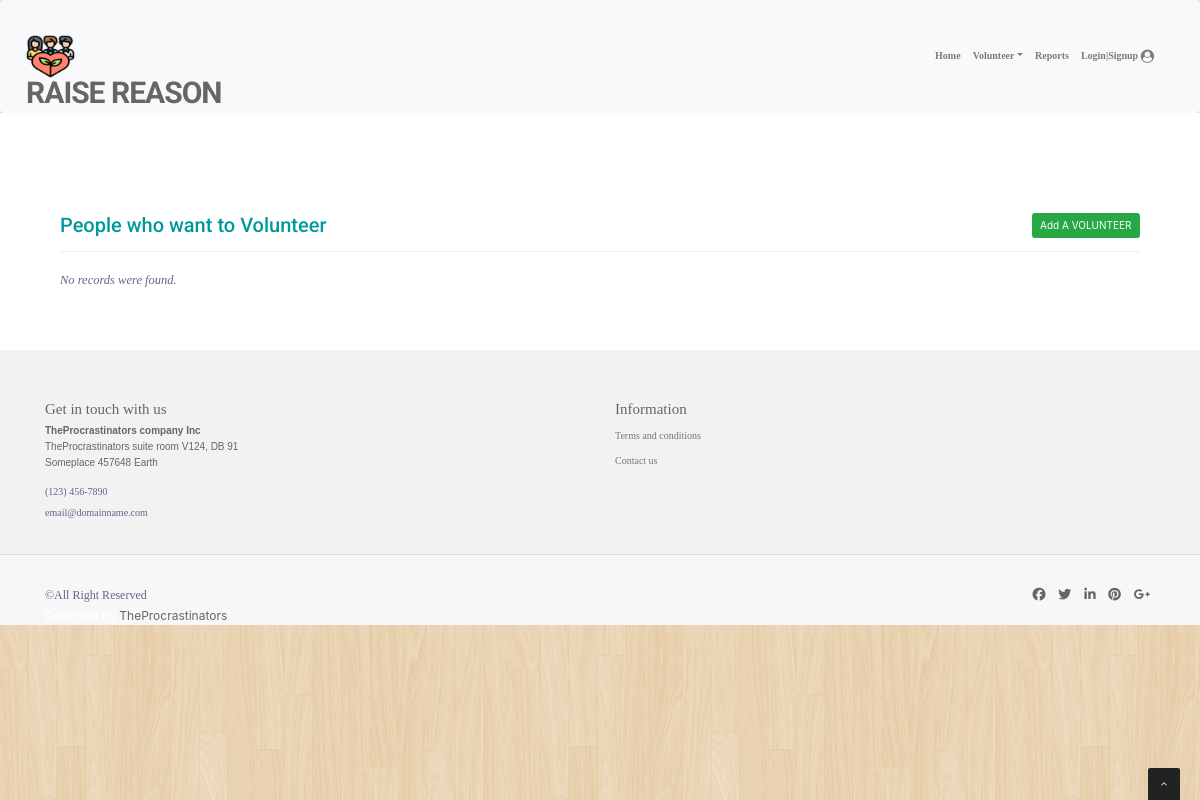
Page /ViewList.php on the earlier database version.
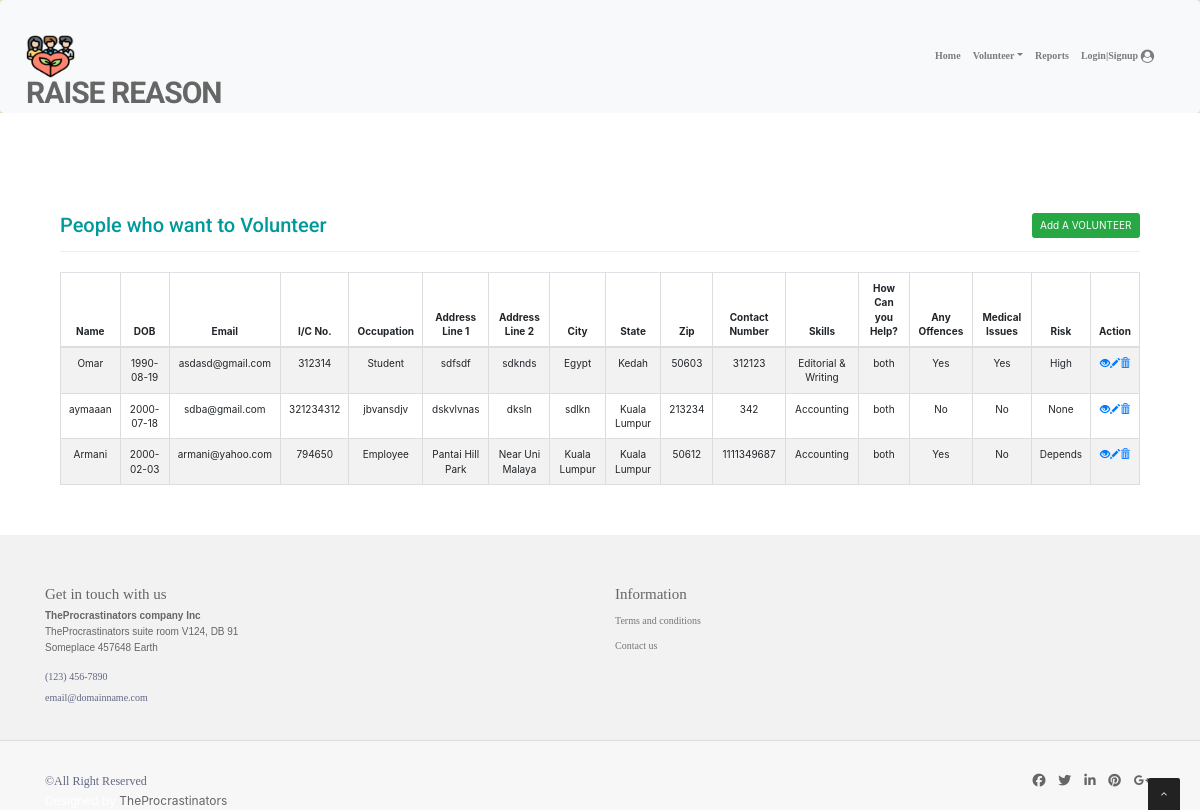
Same page on the later database version.
### tables this page shows
CREATE TABLE `VOLUNTEER` (
  `Name` varchar(50) NOT NULL,
  `DOB` date NOT NULL,
  `Email` varchar(255) NOT NULL,
  `IdentityCard` int(15) NOT NULL,
  `Occupation` varchar(50) NOT NULL,
  `Address` varchar(100) NOT NULL,
  `Address2` varchar(100) NOT NULL,
  `City` varchar(50) NOT NULL,
  `State` varchar(50) NOT NULL,
  `Zip` varchar(50) NOT NULL,
  `ContactNumber` int(15) NOT NULL,
  `Skills` varchar(50) NOT NULL,
  `HowHelp` varchar(50) NOT NULL,
  `Offences` varchar(50) NOT NULL,
  `MedicalIssues` varchar(50) NOT NULL,
  `Risk` varchar(50) NOT NULL,
  `id` int(11) NOT NULL
);

### ViewList.php (the view, shortened to what this page needs)
<?php include_once 'include/top2.php' ?>
<!DOCTYPE html>
<html lang="en">
<head>
      <link rel="stylesheet" href="https://maxcdn.bootstrapcdn.com/bootstrap/3.3.7/css/bootstrap.css">
	<link href="css/style2_2.css" rel="stylesheet" />
	<link rel="stylesheet" href="https://stackpath.bootstrapcdn.com/bootstrap/4.4.1/css/bootstrap.min.css">
	<link rel="stylesheet" href="https://cdnjs.cloudflare.com/ajax/libs/font-awesome/4.7.0/css/font-awesome.min.css">
	<link id="t-colors" href="skins/default.css" rel="stylesheet" />
	<link id="bodybg" href="bodybg/bg1.css" rel="stylesheet" type="text/css" />
</head>
<body>
		<section id="content">
			<div class="container">
                <div class="wrappers">
        <div class="container-fluid">
            <div class="row">
                <div class="col-md">
                    <div class="page-header clearfix">
                        <h2 class="pull-left" class="alignit">People who want to Volunteer</h2>
                          <a href="create.html" class="btn btn-success pull-right">Add A VOLUNTEER</a>
                    </div>
                    <?php
                   require_once "includes/config.inc.php";
                    $sql = "SELECT * FROM VOLUNTEER";
                    if($result = mysqli_query($db, $sql)){
                        if(mysqli_num_rows($result) > 0){
                            echo "<table class='table table-bordered table-striped td'>";
                                echo "<thead>";
                                    echo "<tr>";
                                        echo "<th>Name</th>";
                                        echo "<th>DOB</th>";
                                        echo "<th>Email</th>";
                                        echo "<th>I/C No.</th>";
                                        echo "<th>Occupation</th>";
                                        echo "<th>Address Line 1</th>";
                                        echo "<th>Address Line 2</th>";
                                        echo "<th>City</th>";
                                        echo "<th>State</th>";
                                        echo "<th>Zip</th>";
                                        echo "<th>Contact Number</th>";
                                        echo "<th>Skills</th>";
                                        echo "<th>How Can you Help?</th>";
                                        echo "<th>Any Offences</th>";
                                        echo "<th>Medical Issues</th>";
                                        echo "<th>Risk</th>";
                                        echo "<th>Action</th>";
                                    echo "</tr>";
                                echo "</thead>";
                                echo "<tbody>";
                                while($row = mysqli_fetch_array($result)){
                                    echo "<tr>";
                                        echo "<td>" . $row['Name'] . "</td>";
                                        echo "<td>" . $row['DOB'] . "</td>";
                                        echo "<td>" . $row['Email'] . "</td>";
                                        echo "<td>" . $row['IdentityCard'] . "</td>";
                                        echo "<td>" . $row['Occupation'] . "</td>";
                                        echo "<td>" . $row['Address'] . "</td>";
                                        echo "<td>" . $row['Address2'] . "</td>";
                                        echo "<td>" . $row['City'] . "</td>";
                                        echo "<td>" . $row['State'] . "</td>";
                                        echo "<td>" . $row['Zip'] . "</td>";
                                        echo "<td>" . $row['ContactNumber'] . "</td>";
                                        echo "<td>" . $row['Skills'] . "</td>";
                                        echo "<td>" . $row['HowHelp'] . "</td>";
                                        echo "<td>" . $row['Offences'] . "</td>";
                                        echo "<td>" . $row['MedicalIssues'] . "</td>";
                                        echo "<td>" . $row['Risk'] . "</td>";
                                        echo "<td>";
                                       echo "<a href='read.php?id=". $row['id'] ."' title='Read Volunteer Data' data-toggle='tooltip'><span class='glyphicon glyphicon-eye-open'></span></a>";
                                        echo "<a href='update.php?id=". $row['id'] ."' title='Edit Volunteer Information' data-toggle='tooltip'><span class='glyphicon glyphicon-pencil'></span></a>";
                                        echo "<a href='delete.php?id=". $row['id'] ."' title='Delete Volunteer Information' data-toggle='tooltip'><span class='glyphicon glyphicon-trash'></span></a>";
                                        echo "</td>";
                                    echo "</tr>";
                                }
                                echo "</tbody>";
                            echo "</table>";
                        } else{
                            echo "<p class='lead'><em>No records were found.</em></p>";
                        }
                    } else{
                        echo "ERROR: Could not able to execute $sql. " . mysqli_error($db);
                    }
                    ?>
                </div>
            </div>
                    </div>
                </div>
			</div>
		</section>
		<footer>
	<div class="container">
		<div class="row">
			<div class="col-sm-3 col-lg-6">
				<div class="widget">
					<h4>Get in touch with us</h4>
					<address>
						<strong>TheProcrastinators company Inc</strong><br>
						TheProcrastinators suite room V124, DB 91<br>
						Someplace 457648 Earth </address>
					<p>
						<i class="icon-phone"></i> (123) 456-7890<br>
						<i class="icon-envelope-alt"></i> email@domainname.com
					</p>
				</div>
			</div>
			<div class="col-sm-3 col-lg-6">
				<div class="widget">
					<h4>Information</h4>
					<ul class="link-list">
						<li><a href="#">Terms and conditions</a></li>
						<li><a href="#">Contact us</a></li>
					</ul>
				</div>
			</div>
			<div class="col-sm-3 col-lg-3">
			</div>
		</div>
	</div>
	<div id="sub-footer">
		<div class="container">
			<div class="row">
				<div class="col-lg-6">
					<div class="copyright">
						<p>&copy;All Right Reserved</p>
						<div class="credits">
                Designed by <a href="">TheProcrastinators</a>
            </div>
        </div>
    </div>
    <div class="col-lg-6">
    	<ul class="social-network">
    		<li><a href="#" data-placement="top" title="Facebook"><i class="fa fa-facebook"></i></a></li>
    		<li><a href="#" data-placement="top" title="Twitter"><i class="fa fa-twitter"></i></a></li>
    		<li><a href="#" data-placement="top" title="Linkedin"><i class="fa fa-linkedin"></i></a></li>
    		<li><a href="#" data-placement="top" title="Pinterest"><i class="fa fa-pinterest"></i></a></li>
    		<li><a href="#" data-placement="top" title="Google plus"><i class="fa fa-google-plus"></i></a></li>
    	</ul>
    </div>
</div>
</div>
</div>
</footer>
	<a href="#" class="scrollup"><i class="fa fa-angle-up active"></i></a>
</body>
</html>

### includes/top2.php (shortened to what this page needs)
<!DOCTYPE html>
<html lang="en">
</html>
<head>
    <link href="https://stackpath.bootstrapcdn.com/font-awesome/4.7.0/css/font-awesome.min.css" rel="stylesheet">
    <link href="css/style2.css" rel="stylesheet" />
    <link rel="stylesheet" href="https://maxcdn.bootstrapcdn.com/bootstrap/4.0.0/css/bootstrap.min.css">
    <link href="skins/default.css" rel="stylesheet" />
    <link id="bodybg" href="bodybg/bg1.css" rel="stylesheet" type="text/css" />
</head>
<body>
    <div id="wrapper">
        <header>
            <nav class="navbar navbar-expand-md navbar-light bg-light">
                <div class="container-fluid">
                    <a class="navbar-brand " href="homepage.php"><img style="width: 25%; height: 100%;" src="img/logo-filler.png">
                        <lo>Raise reason</lo>
                    </a>
                    <div class="collapse navbar-collapse" id="navbarResponsive">
                        <ul class="navbar-nav ml-auto">
                            <li class="nav-item"> <a class="nav-link" href="homepage.php">Home</a> </li>
                            <li class="nav-item dropdown">
                                <a class="nav-link dropdown-toggle" href="Volunteer.html" id="navbarDropdownMenuLink" data-toggle="dropdown">Volunteer</a>
                            </li>
                            <li class="nav-item"> <a class="nav-link" href="meeting-report.html">Reports</a></li>
                            <?php if (!empty($_SESSION['username'])) : ?>
                                <li class="nav-item dropdown"> <a class="nav-link" data-toggle="dropdown" href="#"><?php echo $_SESSION['username'] ?> <i class="fa fa-user-circle fa-lg"></i></a>
                                    <div class="dropdown-menu " aria-labelledby="navbarDropdownMenuLink">
                                        <a class="dropdown-item" href="profile.php">Profile</a>
                                        <a class="dropdown-item" href="logout.php">Logout</a>
                                    </div>
                                </li>
                            <?php else : ?>
                                <li class="nav-item"> <a class="nav-link" href="login.php">Login|Signup <i class="fa fa-user-circle fa-lg"></i></a>
                                </li>
                            <?php endif ?>
                        </ul>
                    </div>
                </div>
            </nav>
        </header>

### css/style2.css (style rules this page uses)
body { font-family: 'Open Sans', Arial, sans-serif; font-size: 14px; font-weight: 300; line-height: 1.6em; color: #656565; }
lo { font-family: 'Roboto', sans-serif; color: #666; margin-bottom: 20px; text-transform: uppercase; font-size: 30px; font-weight: 700; line-height: 1em; letter-spacing: -1px; }
h1, h2, h3, h4, h5, h6 { font-family: 'Roboto', sans-serif; font-weight: 700; line-height: 1.1em; color: #666; margin-bottom: 5px; }
#wrapper { width: 100%; margin: 0; padding: 0; }
header .navbar { margin-bottom: 0; }
.navbar-brand { color: #222; text-transform: uppercase; font-size: 24px; font-weight: 700; line-height: 1em; letter-spacing: -1px; padding: 0 0 0 15px; }
header .navbar-collapse ul.navbar-nav { float: right; margin-right: 0; }
header .navbar { min-height: 100px; }
header .navbar-nav > li { padding-bottom: 30px; padding-top: 30px; }
header .navbar-nav > li > a { padding-bottom: 6px; padding-top: 5px; margin-left: 2px; line-height: 30px; font-weight: 700; -webkit-transition: all 0.3s ease; -moz-transition: all 0.3s ease; -ms-transition: all 0.3s ease; -o-transition: all 0.3s ease; transition: all 0.3s ease; }
#content { position: relative; background: #fff; padding: 60px 0 40px 0; }
ul.link-list { margin: 0; padding: 0; list-style: none; float: none; }
ul.link-list li { float: none; margin: 0; padding: 2px 0 2px 0; list-style: none; }
footer ul.link-list li a { color: #777; }
footer { background: #f2f2f2; }
#sub-footer { border-top: 1px solid #ddd; background: #f7f7f7; }
footer { padding: 50px 0 0 0; }
footer a { color: #666; }
footer h1, footer h2, footer h3, footer h4, footer h5, footer h6 { color: #666; }
footer address { line-height: 1.6em; }
ul.social-network { list-style: none; margin: 0; }
ul.social-network li { display: inline; margin: 0 5px; }
footer ul.social-network li i { font-size: 1.3em; }
#sub-footer { text-shadow: none; padding: 0; padding-top: 30px; margin: 20px 0 0 0; }
#sub-footer p { margin: 0; padding: 0; }
.copyright { text-align: left; font-size: 12px; }
#sub-footer ul.social-network { float: right; }
.scrollup { position: fixed; width: 32px; height: 32px; bottom: 0px; right: 20px; background: #222; -webkit-border-radius: 2px 2px 0 0; -moz-border-radius: 2px 2px 0 0; border-radius: 2px 2px 0 0; }
a.scrollup { outline: 0; text-align: center; }
a.scrollup i { margin-top: 10px; color: #fff; }

### bodybg/bg1.css (style rules this page uses)
body { background: url(../img/bodybg/bg1.png) repeat left top; }

Differences in the rows shown:
added volunteer: Name "Omar", DOB "1990-08-19", Email "asdasd@gmail.com", IdentityCard "312314", Occupation "Student", Address "sdfsdf", Address2 "sdknds", City "Egypt", State "Kedah", Zip "50603", ContactNumber "312123", Skills "Editorial & Writing", HowHelp "both", Offences "Yes", MedicalIssues "Yes", Risk "High"
added volunteer: Name "aymaaan", DOB "2000-07-18", Email "sdba@gmail.com", IdentityCard "321234312", Occupation "jbvansdjv", Address "dskvlvnas", Address2 "dksln", City "sdlkn", State "Kuala Lumpur", Zip "213234", ContactNumber "342", Skills "Accounting", HowHelp "both", Offences "No", MedicalIssues "No", Risk "None"
added volunteer: Name "Armani", DOB "2000-02-03", Email "armani@yahoo.com", IdentityCard "794650", Occupation "Employee", Address "Pantai Hill Park", Address2 "Near Uni Malaya", City "Kuala Lumpur", State "Kuala Lumpur", Zip "50612", ContactNumber "1111349687", Skills "Accounting", HowHelp "both", Offences "Yes", MedicalIssues "No", Risk "Depends"
Other differences:
text no longer shown: "No records were found."
text now shown: "Name DOB Email I/C No. Occupation Address Line 1 Address Line 2 City State Zip Contact Number Skills How Can you Help? Any Offences Medical Issues Risk Action"
